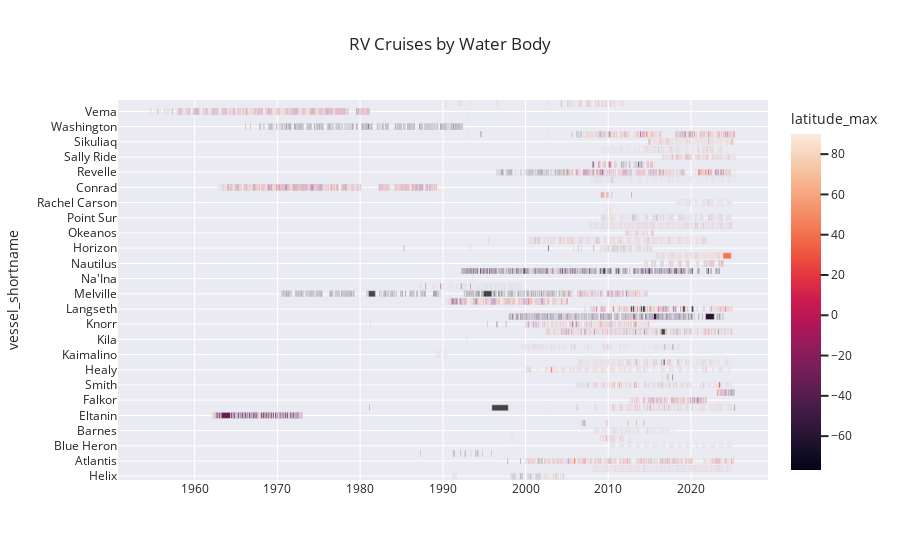

Notebook code for this chart:
### Code cell
title = "RV Cruises by Water Body"

fig = px.timeline(
    mdf,
    x_start="depart_date",
    x_end="arrive_date",
    y="vessel_shortname",  # This will be the label for each bar on the y-axis
    color="waterbody_name", # You can color by the same ID or another categorical column
    title=title,
    # Other optional arguments:
    hover_name="cruise_name", # Show more info on hover
    hover_data=["cruise_id", "waterbody_name", "cruise_doi"], # Show more info on hover
    # text="label_on_bar", # Text directly on the bar
    # facet_row="some_category", # For breaking down by a category
    # template="plotly_white" # or "plotly_dark", "ggplot2", "seaborn", etc.
    template = "seaborn"
)

# You might want to sort the y-axis (tasks) for better readability
fig.update_yaxes(autorange="reversed") # To display the first task at the top

fig.show()
fig.write_html("plots/RV Cruises by Waterbody.html")

### Figure 1 — Plotly figure (JSON) as saved in the notebook; plotly's stock layout.template omitted (floating-point values rounded to 4 significant figures; data arrays with more than 128 entries replaced by an {"elided": "..."} marker saying what was removed)
{"data": [{"base": {"elided": "9792 str values"}, "customdata": {"elided": "9792x3 str values"}, "hovertemplate": "<b>%{hovertext}</b><br><br>depart_date=%{base}<br>arrive_date=%{x}<br>vessel_shortname=%{y}<br>cruise_id=%{customdata[0]}<br>waterbody_name=%{customdata[1]}<br>cruise_doi=%{customdata[2]}<br>latitude_max=%{marker.color}<extra></extra>", "hovertext": {"elided": "9792 str values"}, "legendgroup": "", "marker": {"color": {"elided": "9792 float values"}, "coloraxis": "coloraxis", "pattern": {"shape": ""}}, "name": "", "orientation": "h", "showlegend": false, "textposition": "auto", "type": "bar", "x": {"elided": "9792 int values"}, "xaxis": "x", "y": {"elided": "9792 str values"}, "yaxis": "y"}], "layout": {"autosize": true, "barmode": "overlay", "coloraxis": {"colorbar": {"title": {"text": "latitude_max"}}, "colorscale": [[0, "rgb(2,4,25)"], [0.0625, "rgb(24,15,41)"], [0.125, "rgb(47,23,57)"], [0.1875, "rgb(71,28,72)"], [0.25, "rgb(97,30,82)"], [0.3125, "rgb(123,30,89)"], [0.375, "rgb(150,27,91)"], [0.4375, "rgb(177,22,88)"], [0.5, "rgb(203,26,79)"], [0.5625, "rgb(223,47,67)"], [0.625, "rgb(236,76,61)"], [0.6875, "rgb(242,107,73)"], [0.75, "rgb(244,135,95)"], [0.8125, "rgb(245,162,122)"], [0.875, "rgb(246,188,153)"], [0.9375, "rgb(247,212,187)"], [1, "rgb(250,234,220)"]]}, "legend": {"tracegroupgap": 0}, "title": {"text": "RV Cruises by Water Body"}, "xaxis": {"anchor": "y", "autorange": true, "domain": [0, 1], "range": ["1950-09-21 16:00", "2029-04-26 08:00"], "type": "date"}, "yaxis": {"anchor": "x", "autorange": true, "domain": [0, 1], "range": [-0.5, 49.5], "title": {"text": "vessel_shortname"}, "type": "category"}}}
